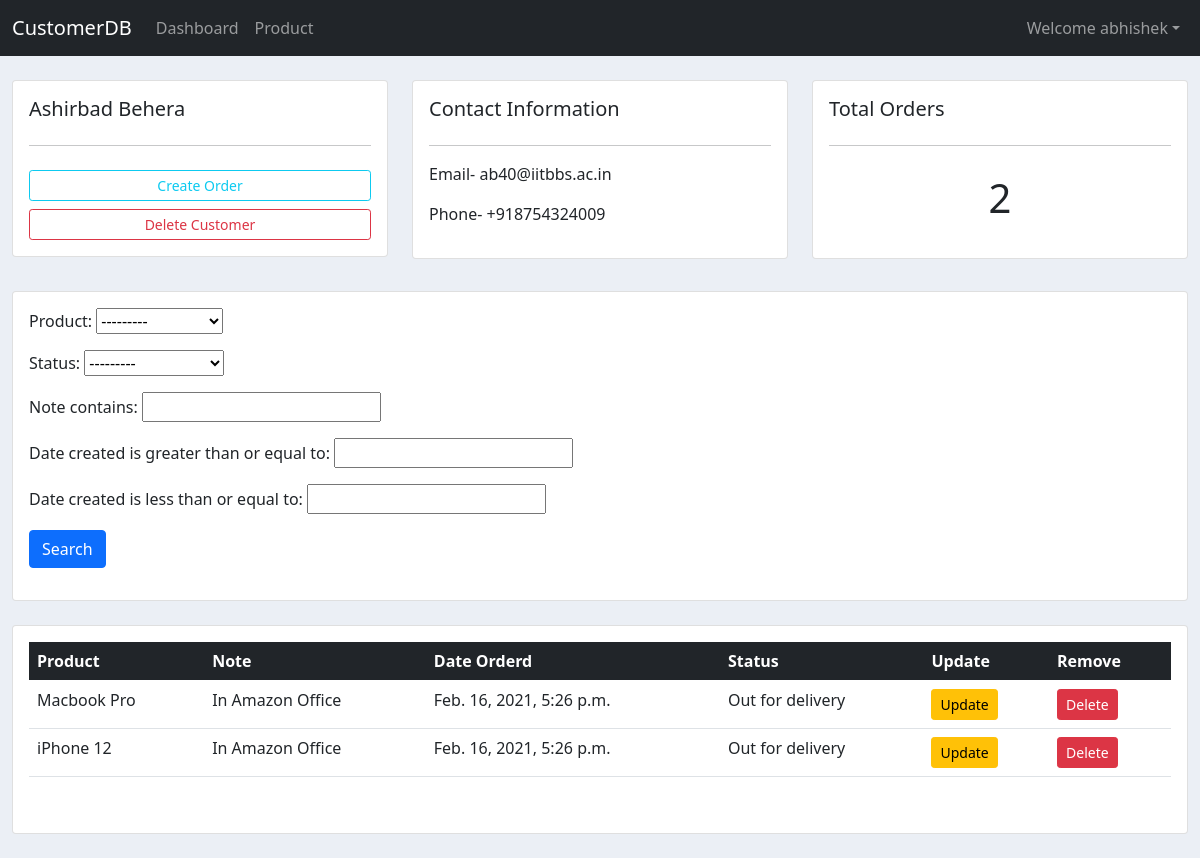
/customer/9/ (signed in), run on the app's committed database.
### account/models.py (models this page shows, shortened)
class Customer(models.Model):
    user = models.OneToOneField(User, null=True, blank=True, on_delete=models.CASCADE)
    name = models.CharField(max_length=200,null=True)
    phone = models.CharField(max_length=13, null=True)
    email = models.CharField(max_length=200, null=True)
    profile_pic = models.ImageField(default="userimg.png", null=True, blank=True)
    timeStamp = models.DateTimeField(auto_now_add=True, null=True)

class Order(models.Model):
    STATUS = (
        ('Pending', 'Pending'),
        ('Out for delivery', 'Out for delivery'),
        ('Delivered', 'Delivered'),
    )
    customer = models.ForeignKey(Customer, null=True, on_delete = models.SET_NULL)
    product = models.ForeignKey(Product, null=True, on_delete = models.SET_NULL)
    date_created = models.DateTimeField(auto_now_add=True, null=True)
    status = models.CharField(max_length=200, null=True, choices=STATUS)
    note = models.CharField(max_length=200, null=True)

class Product(models.Model):
    name = models.CharField(max_length=200,null=True)
    price = models.FloatField(null=True)
    description = models.CharField(max_length=500,null=True)
    timeStamp = models.DateTimeField(auto_now_add=True, null=True)
    tags = models.ManyToManyField(Tag)
    def __str__(self):
        return self.name

### account/decorators.py (the view)
        def wrapper_func(request, *args, **kwargs):
            group = None
            if request.user.groups.exists():
                group = request.user.groups.all()[0].name
            if group in allowed_roles:
                return view_func(request, *args, **kwargs)
            else:
                return HttpResponse('You are not authorized to view this page.')

### account/views.py (called while the page is built)
@login_required(login_url='login')
@allowed_users(allowed_roles=['admin'])
def customer(request, slug):
    customer = Customer.objects.get(id=slug)
    orders = customer.order_set.all()
    order_count = orders.count()
    myFilter = OrderFilter(request.GET, queryset=orders)
    orders = myFilter.qs
    parms = {'customer': customer, 'orders': orders, 'order_count': order_count, 'myFilter': myFilter}
    return render(request, 'account/customer.html', parms)

### account/templates/account/customer.html
{% extends 'account/basic.html' %}
{% block body %}
<div class="container-fluid">
    <br>
    <div class="row">
        <div class="col-md mb-2">
            <div class="card card-body">
                <h5>{{customer.name}}</h5>
                <hr>
                <a type="button" class="btn btn-outline-info btn-sm mt-2" href="{% url 'create_order' customer.id %}">Create Order</a>
                 <a type="button" class="btn btn-outline-danger btn-sm mt-2" href="#">Delete Customer</a>
            </div>
        </div>
        <div class="col-md mb-2">
            <div class="card card-body">
                <h5>Contact Information</h5>
                <hr>
                <p>Email- {{customer.email}}</p>
                <p>Phone- {{customer.phone}}</p>
            </div>
        </div>
        <div class="col-md mb-2">
            <div class="card card-body">
                <h5>Total Orders</h5>
                <hr>
                <h1 style="text-align: center; padding: 12px">{{order_count}}</h1>
            </div>
        </div>
    </div>
    <br>
    <div class="row">
        <div class="col">
            <div class="card card-body">
                <form method="get">
                    {{myFilter.form.as_p}}
                    <button class="btn btn-primary btn-md" type="submit">Search</button>
                </form>
            </div>
        </div>
    </div>
    <br>
    <div class="row">
        <div class="col-md">
            <div class="card card-body" id="folder">
                <table class="table">
                    <thead class="table-dark">
                        <tr>
                            <th>Product</th>
                            <th>Note</th>
                            <th>Date Orderd</th>
                            <th>Status</th>
                            <th>Update</th>
                            <th>Remove</th>
                        </tr>
                    </thead>
                    <tbody>
                        {% for order in orders %}
                        <tr>
                            <td>{{order.product.name}}</td>
                            <td>{{order.note}}</td>
                            <td>{{order.date_created}}</td>
                            <td>{{order.status}}</td>
                            <td><a href="{% url 'update_order' order.id %}" class="btn btn-sm btn-warning">Update</a></td>
                            <td><a href="{% url 'delete_order' order.id %}" class="btn btn-sm btn-danger">Delete</a></td>
                        </tr>
                        {% endfor %}
                    </tbody>
                </table>
                <div>
					<br>
				</div>
            </div>
        </div>
    </div>
    <br>
</div>
{% endblock body %}

### account/templates/account/navbar.html (shortened to what this page needs)
<nav class="navbar navbar-expand-lg navbar-dark bg-dark">
    <div class="container-fluid">
        <a class="navbar-brand" href="{% url 'dashboard' %}">CustomerDB</a>
        <div class="collapse navbar-collapse" id="navbarNav">
            {% if request.user.is_staff %}
            <ul class="navbar-nav me-auto mb-2 mb-lg-0">
                <li class="nav-item">
                    <a class="nav-link" href="{% url 'dashboard' %}">Dashboard</a>
                </li>
                <li class="nav-item">
                    <a class="nav-link" href="{% url 'product' %}">Product</a>
                </li>
            </ul>
            {% else %}
            <ul class="navbar-nav me-auto mb-2 mb-lg-0">
                <li class="nav-item">
                    <a class="nav-link" href="{% url 'account' %}">Settings</a>
                </li>
            </ul>
            {% endif %}
            <ul class="navbar-nav">
                <li class="nav-item dropdown">
                    <a class="nav-link dropdown-toggle" href="#" id="navbarDropdown" role="button" data-bs-toggle="dropdown" aria-expanded="false">Welcome {{request.user}}</a>
                </li>
            </ul>
        </div>
    </div>
</nav>

### static/css/main.css (style rules this page uses)
body { background-color: #ebeff5; }
#folder { overflow: auto; }

### data on the page
Customer: name "Ashirbad Behera", email "ab40@iitbbs.ac.in", phone "+918754324009"
Order: product.name "Macbook Pro", note "In Amazon Office", date_created "Feb. 16, 2021, 5:26 p.m.", status "Out for delivery"
Order: product.name "iPhone 12", note "In Amazon Office", date_created "Feb. 16, 2021, 5:26 p.m.", status "Out for delivery"

### other printed values
{{ request.user }} "abhishek"
{{ order_count }} "2"
